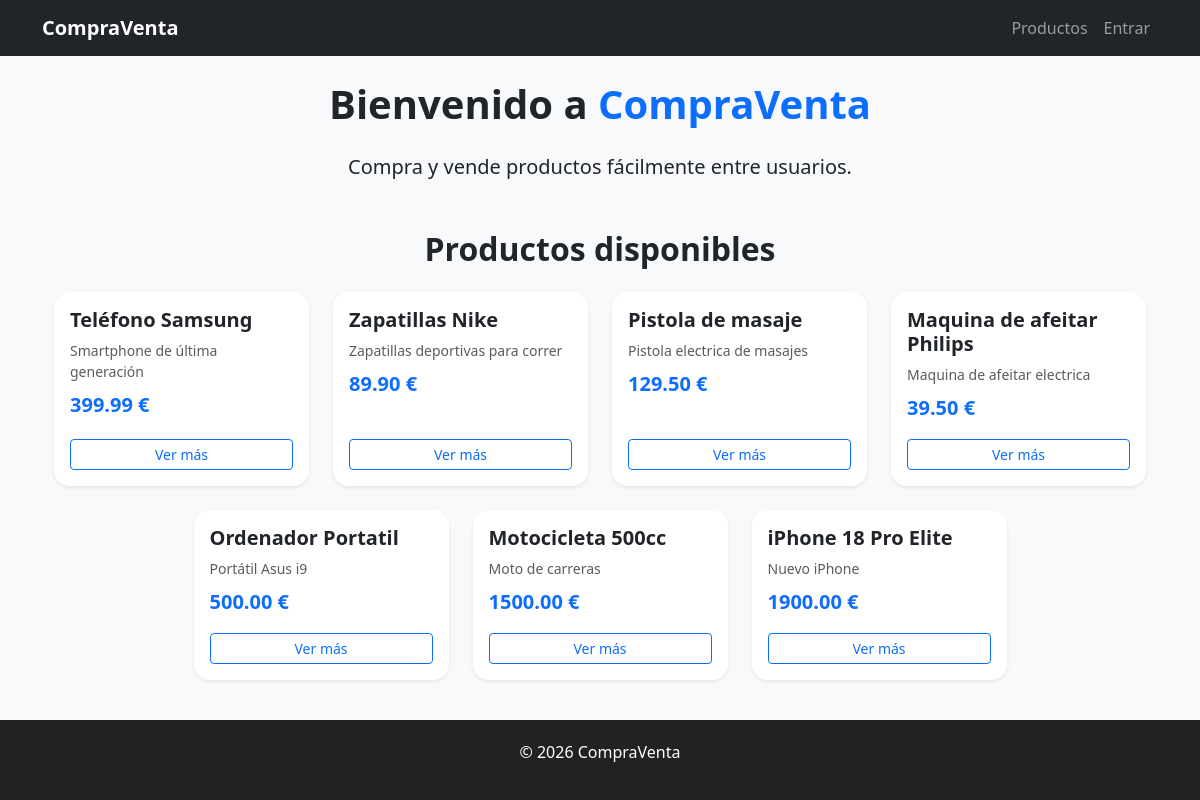
/productos/, run on the app's committed database.
### productos/models.py (models this page shows, shortened)
class Producto(models.Model):
    CATEGORIAS = [
        ("tecnologia", "Tecnología"),
        ("hogar", "Hogar"),
        ("moda", "Moda"),
        ("deporte", "Deporte"),
        ("vehiculos", "Vehículos"),
        ("otros", "Otros"),
    ]
    titulo = models.CharField(max_length=100)
    descripcion = models.TextField()
    precio = models.DecimalField(max_digits=10, decimal_places=2)
    categoria = models.CharField(max_length=20, choices=CATEGORIAS)
    vendedor = models.ForeignKey(User, on_delete=models.CASCADE)

### productos/views.py (the view)
# urls.py: path("productos/", views.lista_productos, name="lista_productos"),
def lista_productos(request):
    productos = Producto.objects.all()
    return render(request, "productos/lista_productos.html", {"productos": productos})

### productos/templates/productos/lista_productos.html (shortened to what this page needs)
{% extends "base.html" %}
{% block content %}
<div class="text-center mb-5">
    <h1 class="mb-4 fw-bold">Bienvenido a <span class="text-primary">CompraVenta</span></h1>
    <p class="lead">Compra y vende productos fácilmente entre usuarios.</p>
</div>
<div class="container">
    <h2 class="text-center mb-4 fw-semibold">Productos disponibles</h2>
    <div class="row g-4 justify-content-center">
        {% for producto in productos %}
        <div class="col-12 col-sm-6 col-md-4 col-lg-3">
            <div class="card shadow-sm border-0 rounded-4 h-100">
                <div class="card-body d-flex flex-column">
                    <h5 class="card-title fw-bold">{{ producto.titulo }}</h5>
                    <p class="card-text text-muted small mb-2">
                        {{ producto.descripcion|truncatewords:12 }}
                    </p>
                    <p class="fw-bold text-primary fs-5 mb-3">
                        {{ producto.precio }} €
                    </p>
                    <a href="{% url 'detalle_producto' producto.pk %}"
                       class="btn btn-outline-primary btn-sm mt-auto w-100">
                        Ver más
                    </a>
                </div>
            </div>
        </div>
        {% empty %}
        <p class="text-center">No hay productos disponibles.</p>
        {% endfor %}
    </div>
</div>
{% endblock %}

### templates/base.html (style rules this page uses)
body { background-color: #f8f9fa; }

### data on the page
Producto: titulo "Teléfono Samsung", descripcion "Smartphone de última generación", precio "399.99"
Producto: titulo "Zapatillas Nike", descripcion "Zapatillas deportivas para correr", precio "89.90"
Producto: titulo "Pistola de masaje", descripcion "Pistola electrica de masajes", precio "129.50"
Producto: titulo "Maquina de afeitar Philips", descripcion "Maquina de afeitar electrica", precio "39.50"
Producto: titulo "Ordenador Portatil", descripcion "Portátil Asus i9", precio "500.00"
Producto: titulo "Motocicleta 500cc", descripcion "Moto de carreras", precio "1500.00"
Producto: titulo "iPhone 18 Pro Elite", descripcion "Nuevo iPhone", precio "1900.00"
